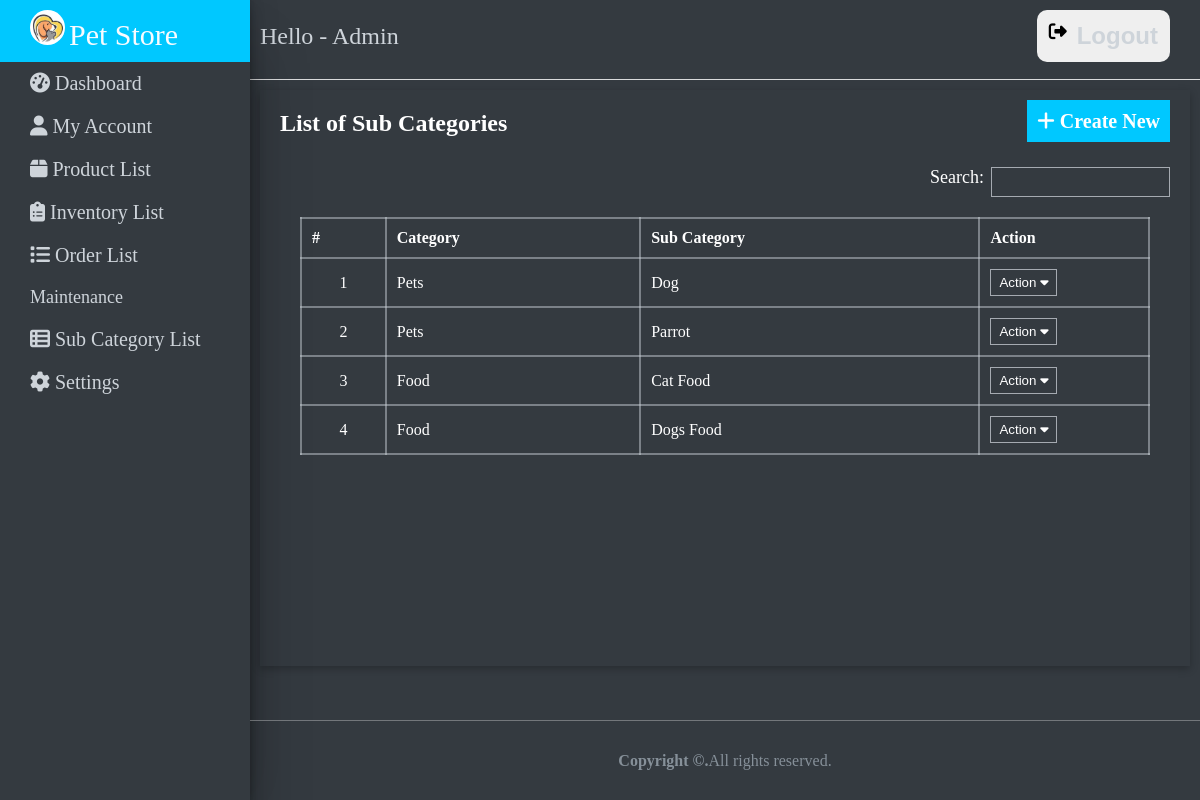
/admin/index.php?page=sub_category (signed in), run on the app's committed database.
### tables this page shows
CREATE TABLE `sub_category` (
  `id` int(255) NOT NULL,
  `category_id` int(255) NOT NULL,
  `sub_category` varchar(255) NOT NULL
);

CREATE TABLE `category` (
  `id` int(255) NOT NULL,
  `category` varchar(255) NOT NULL
);

### admin/maintenance/sub_category.php (the view, shortened to what this page needs)
<?php
$query = "SELECT sc.id, sc.sub_category, c.category
          FROM sub_category sc
          JOIN category c ON sc.category_id = c.id";
$result = mysqli_query($conn, $query);
?>
<div class="card">
    <div class="inner-card">
        <div class="card-header">
            <h3 class="card-title">List of Sub Categories</h3>
            <div class="card-tools">
                <a href="index.php?page=manage_sub_category" class="btn"><i class="fa-solid fa-plus"></i> Create New</a>
            </div>
        </div>
        <div class="searching">
            <p class="card-title">Search: </p>
            <input type="search" name="search">
        </div>
        <div class="card-body">
            <div class="container-fluid">
                <table class="table">
                    <colgroup>
                        <col width="5%">
                        <col width="15%">
                        <col width="20%">
                        <col width="10%">
                    </colgroup>
                    <thead>
                        <tr>
                            <th>#</th>
                            <th>Category</th>
                            <th>Sub Category</th>
                            <th>Action</th>
                        </tr>
                    </thead>
                    <tbody>
                        <?php
                        $i = 1;
                        while ($row = mysqli_fetch_assoc($result)) {
                            ?>
                            <tr>
                                <td class="text-center"><?php echo $i++; ?></td>
                                <td><?php echo $row['category']; ?></td>
                                <td><?php echo $row['sub_category']; ?></td>
                                <td>
                                    <button type="button" class="btn dropdown-icon dropdown-toggle" id="dropdownButton" data-toggle="dropdown">
                                        Action <i class="fa-solid fa-caret-down"></i>
                                    </button>
                                </td>
                            </tr>
                            <?php
                        }
                        ?>
                    </tbody>
                </table>
            </div>
        </div>
    </div>
</div>

### admin/index.php (style rules this page uses)
* { margin: 0; padding: 0; box-sizing: border-box; }

### data on the page
sub_category: category.category "Pets", sub_category "Dog"
sub_category: category.category "Pets", sub_category "Parrot"
sub_category: category.category "Food", sub_category "Cat Food"
sub_category: category.category "Food", sub_category "Dogs Food"
